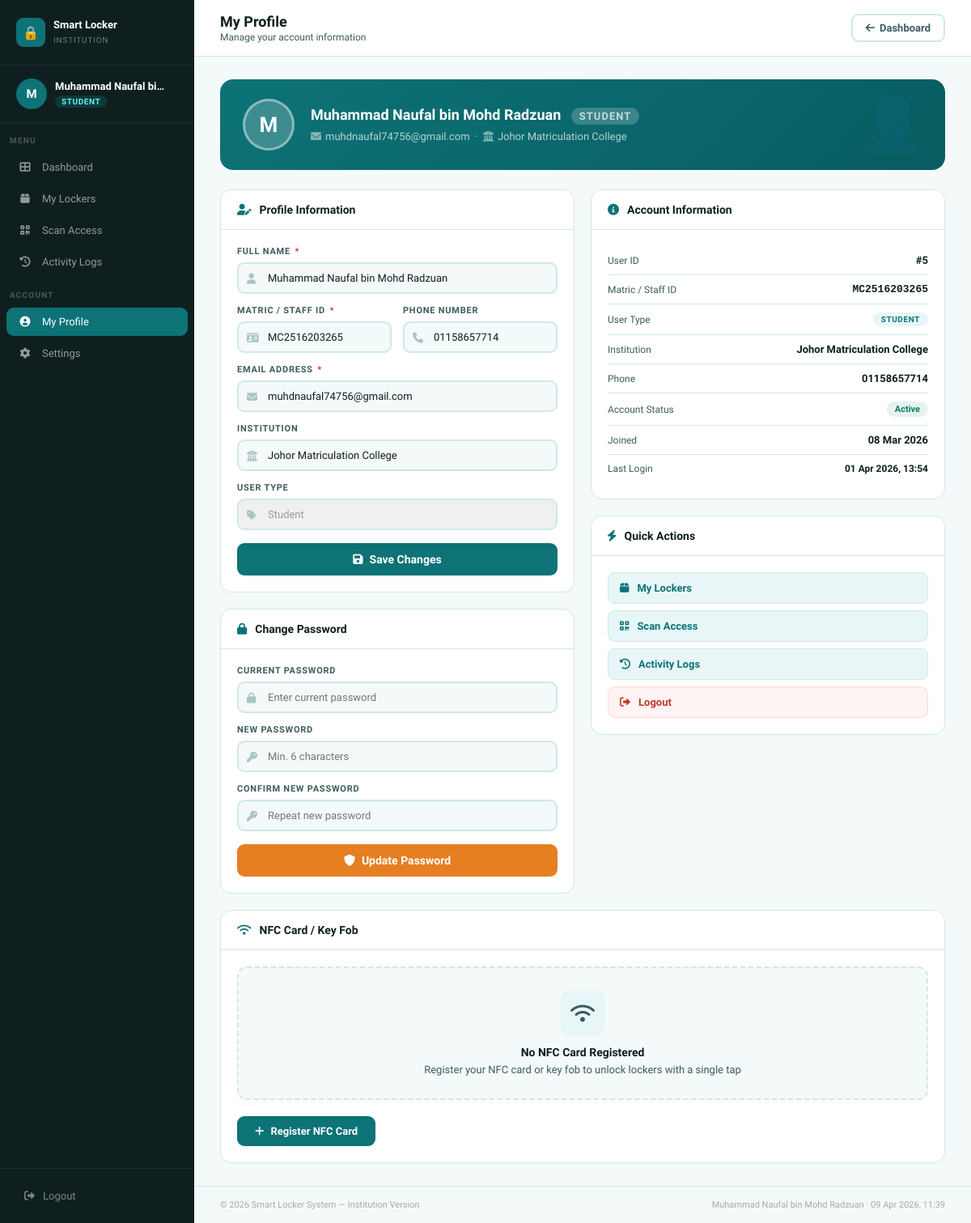
Before: /institution/profile.php (signed in) with the older database file.
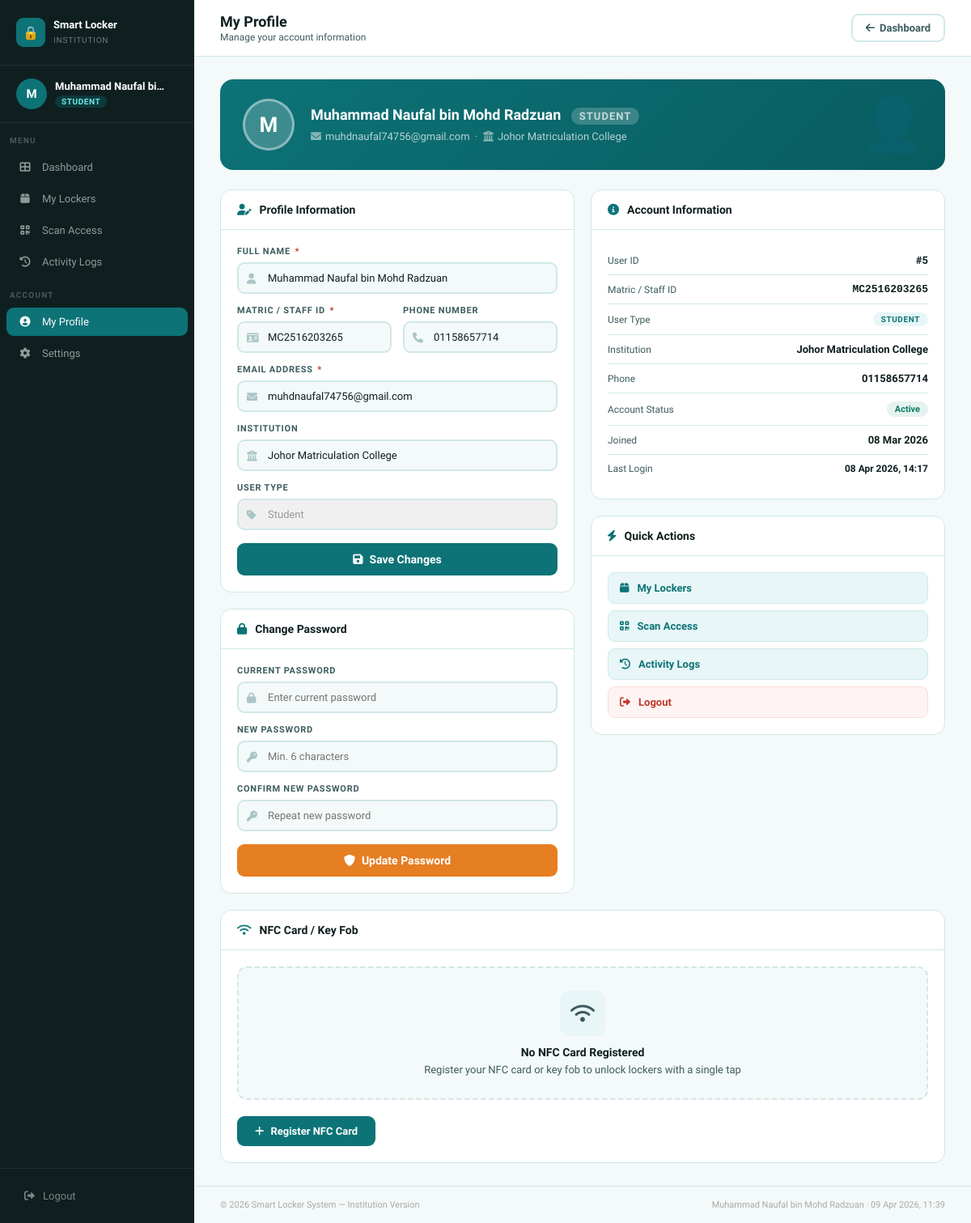
After: the same page with the newer database file.
### tables this page shows
CREATE TABLE `users` (
  `id` int(11) NOT NULL,
  `email` varchar(255) NOT NULL,
  `password_hash` varchar(255) NOT NULL,
  `full_name` varchar(255) DEFAULT NULL,
  `phone` varchar(20) DEFAULT NULL,
  `nfc_uid` varchar(50) DEFAULT NULL COMMENT 'UID physical NFC card/fob (MIFARE)',
  `nfc_registered_at` datetime DEFAULT NULL,
  `role` enum('admin','manager','user') DEFAULT 'user',
  `created_at` timestamp NOT NULL DEFAULT current_timestamp(),
  `last_login` timestamp NULL DEFAULT NULL,
  `user_id_number` varchar(50) DEFAULT NULL,
  `user_type` enum('student','staff','public') DEFAULT 'student',
  `institution` varchar(100) DEFAULT NULL,
  `is_active` tinyint(1) DEFAULT 1,
  `paired_device_token` varchar(255) DEFAULT NULL
);

### institution/profile.php (the view, shortened to what the changed rows need)
<?php
require_once 'config.php';
$user_id   = (int)$_SESSION['user_id'];
$stmt = $pdo->prepare("SELECT * FROM users WHERE id = ?");
$stmt->execute([$user_id]);
$user = $stmt->fetch(PDO::FETCH_ASSOC);
?>
<!DOCTYPE html>
<html lang="en">
<head>
    <link rel="stylesheet" href="https://cdnjs.cloudflare.com/ajax/libs/font-awesome/6.0.0/css/all.min.css">
</head>
<body>
<div class="main">
    <div class="topbar">
        <div>
            <h1>My Profile</h1>
        </div>
    </div>
    <div class="content">
        <div class="profile-banner">
            <div class="profile-av"><?php echo strtoupper(substr($user['full_name']??'U',0,1)); ?></div>
            <div class="profile-info">
                <strong>
                    <?php echo htmlspecialchars($user['full_name']??'User'); ?>
                    <span class="profile-badge"><?php echo ucfirst($user['user_type']??'student'); ?></span>
                </strong>
                <span>
                    <i class="fas fa-envelope" style="margin-right:5px;opacity:0.7"></i><?php echo htmlspecialchars($user['email']??''); ?>
                    &nbsp;·&nbsp;
                    <i class="fas fa-university" style="margin-right:5px;opacity:0.7"></i><?php echo htmlspecialchars($user['institution']??'N/A'); ?>
                </span>
            </div>
        </div>
        <div class="grid2">
            <div style="display:flex;flex-direction:column;gap:20px;">
                <div class="panel">
                    <div class="panel-body">
                        <form method="POST">
                            <div class="form-grid cols2">
                                <div class="field" style="grid-column:span 2">
                                    <div class="input-wrap">
                                        <input type="text" name="full_name" required
                                               value="<?php echo htmlspecialchars($user['full_name']??''); ?>">
                                    </div>
                                </div>
                                <div class="field">
                                    <div class="input-wrap">
                                        <input type="text" name="user_id_number" required
                                               value="<?php echo htmlspecialchars($user['user_id_number']??''); ?>">
                                    </div>
                                </div>
                                <div class="field">
                                    <div class="input-wrap">
                                        <input type="tel" name="phone"
                                               placeholder="e.g. 0123456789"
                                               value="<?php echo htmlspecialchars($user['phone']??''); ?>">
                                    </div>
                                </div>
                                <div class="field" style="grid-column:span 2">
                                    <div class="input-wrap">
                                        <input type="email" name="email" required
                                               value="<?php echo htmlspecialchars($user['email']??''); ?>">
                                    </div>
                                </div>
                                <div class="field" style="grid-column:span 2">
                                    <div class="input-wrap">
                                        <input type="text" name="institution"
                                               placeholder="e.g. Matrikulasi Kedah"
                                               value="<?php echo htmlspecialchars($user['institution']??''); ?>">
                                    </div>
                                </div>
                                <div class="field" style="grid-column:span 2">
                                    <div class="input-wrap">
                                        <input type="text" readonly
                                               value="<?php echo ucfirst($user['user_type']??'student'); ?>">
                                    </div>
                                </div>
                            </div>
                        </form>
                    </div>
                </div>
            </div>
            <div style="display:flex;flex-direction:column;gap:20px;">
                <div class="panel">
                    <div class="panel-body">
                        <div class="info-row">
                            <span class="lbl">Matric / Staff ID</span>
                            <span class="val" style="font-family:monospace"><?php echo htmlspecialchars($user['user_id_number']??'N/A'); ?></span>
                        </div>
                        <div class="info-row">
                            <span class="lbl">User Type</span>
                            <span class="type-badge type-<?php echo $user['user_type']??'student'; ?>"><?php echo ucfirst($user['user_type']??'student'); ?></span>
                        </div>
                        <div class="info-row">
                            <span class="lbl">Institution</span>
                            <span class="val"><?php echo htmlspecialchars($user['institution']??'N/A'); ?></span>
                        </div>
                        <div class="info-row">
                            <span class="lbl">Phone</span>
                            <span class="val"><?php echo htmlspecialchars(!empty($user['phone'])?$user['phone']:'Not set'); ?></span>
                        </div>
                        <div class="info-row">
                            <span class="lbl">Joined</span>
                            <span class="val"><?php echo isset($user['created_at'])?date('d M Y',strtotime($user['created_at'])):'N/A'; ?></span>
                        </div>
                        <div class="info-row">
                            <span class="lbl">Last Login</span>
                            <span class="val" style="font-size:12px"><?php echo !empty($user['last_login'])?date('d M Y, H:i',strtotime($user['last_login'])):'Never'; ?></span>
                        </div>
                    </div>
                </div>
            </div>
        </div>
    </div>
</div>
</body>
</html>

Changed rows visible on the page:
changed users "Muhammad Naufal bin Mohd Radzuan": last_login "01 Apr 2026, 13:54" → "08 Apr 2026, 14:17"
